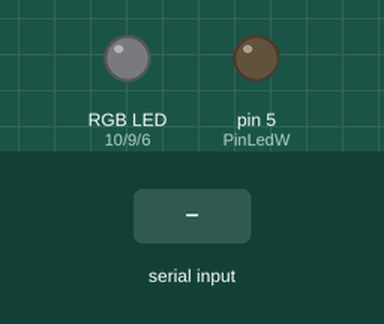
A sketch run on a simulated Arduino Uno, built with avr-gcc and run on an emulated ATmega328P. Parts: an RGB LED mixed from three pins (HIGH = lit), output pins drawn as LEDs (lit = HIGH). Inputs (shaded band) come from the test bench.

Above: at 1.2 s.
1.3 s: byte 30 received over Serial
At 1.6 s:
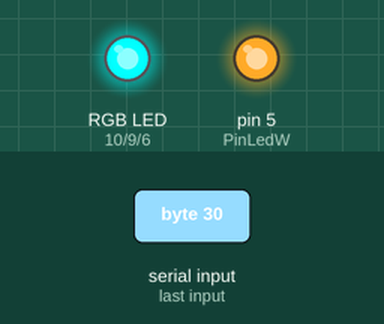
Timing chart, 0 to 4.3 s (numbered marks = the images above; inputs shaded):
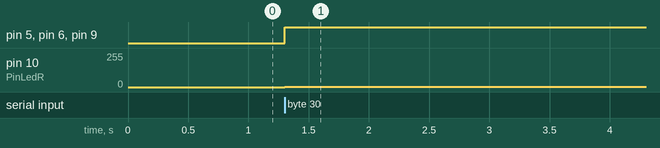

The sketch:

LED_fade.ino
```cpp
// File Name:   LED_fade
// Creator:     Sebastian Humbel
// Change Date: 29.Oct.2017

// Description:
// ------------------------------
// Change the color of the LEDs depending on the input of the serial.
// The Arduino receves for every color a value between 0 and 255,
// which stands for the brightness.
// The fourd input is the delay. That defines how fast the LEDs change
// from one color to the next.
// ------------------------------


// Define Output Pins
#define PinLedR 10
#define PinLedG 9
#define PinLedB 6
#define PinLedW 5

// Initialize Output pins and Serial
void setup() {
  pinMode(PinLedR, OUTPUT);
  pinMode(PinLedG, OUTPUT);
  pinMode(PinLedB, OUTPUT);
  pinMode(PinLedW, OUTPUT);

  Serial.begin(9600);
}

int ledR = 0;
int ledG = 0;
int ledB = 0;
int ledW = 0;

// Buffer variable
int input;
int R = 0;
int G = 0;
int B = 0;
int W = 0;
int delaytime = 0;

void initialize()
{
  analogWrite(PinLedR, ledR);
  analogWrite(PinLedG, ledG);
  analogWrite(PinLedB, ledB);
  analogWrite(PinLedW, ledW);
}

// Wait for the Serial input and save it in the buffer.
// After that change the output with "dimmer()"
void loop() {
  if(Serial.available() > 0)
  {
    R = Serial.read();
    G = Serial.read();
    B = Serial.read();
    W = Serial.read();
    delaytime = Serial.read();
  }
  dimmer(R,G,B,W,delaytime);
}

// change the color of the output.
void dimmer(int _endvalueR, int _endvalueG, int _endvalueB, int _endvalueW, int _delaytime)
{
  int endvalueR = _endvalueR;
  int endvalueG = _endvalueG;
  int endvalueB = _endvalueB;
  int endvalueW = _endvalueW;
  int delaytime = _delaytime;
  bool finished = false;

    while(finished != true)
    {
      if(Serial.available() > 0)
      {
        break;
      }
      // Red
      if(endvalueR < ledR )
      {
        ledR--;
      }
      else if(endvalueR > ledR)
      {
        ledR++;
      }

      // Green
      if(ledG > endvalueG)
      {
        ledG--;
      }
      else if(ledG < endvalueG)
      {
        ledG++;
      }

      // Blue
      if(ledB > endvalueB)
      {
        ledB--;
      }
      else if(ledB < endvalueB)
      {
        ledB++;
      }

      // White
      if(ledW > endvalueW)
      {
        ledW--;
      }
      else if(ledW < endvalueW)
      {
        ledW++;
      }

      initialize();
      delay(delaytime);

      if(ledR == endvalueR)
        if(ledG == endvalueG)
          if(ledB == endvalueB)
            if(ledW == endvalueW)
              finished = true;
    }
}
```

Measured:
- after the input at 1.3 s, pin 5 (PinLedW), pin 6 (PinLedB), pin 9 (PinLedG): LOW → HIGH at once; pin 10 (PinLedR): 0/255 → 1/255 at once
